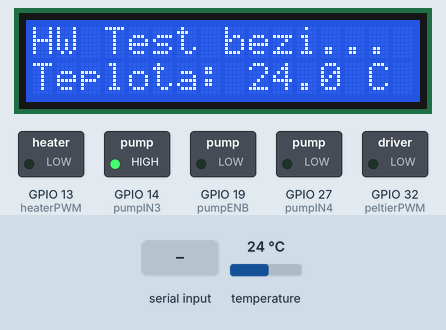
This sketch was run on a simulated ESP32. Shown: 16×2 character LCD, switched loads named in the sketch (green lamp = pin HIGH). The test bench sets the inputs (shaded band); at power-on: temperature 24 °C. What the sketch prints to the serial monitor is not drawn.

Above: at 1.2 s.
1.3 s: "P90\n" received over Serial
At 3.0 s:
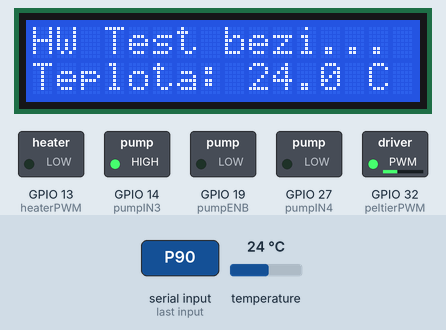
3.5 s: "W90\n" received over Serial
At 4.3 s:
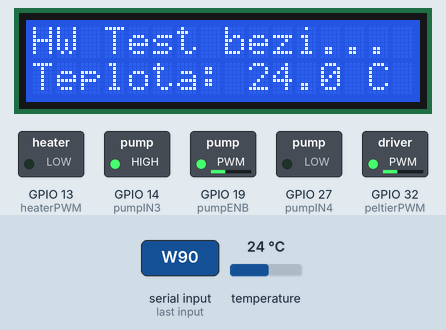
5.5 s: "P,45\n" received over Serial
At 6.8 s:
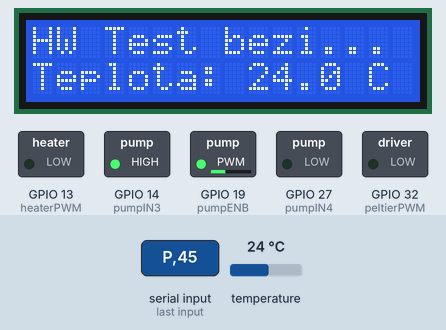
7.4 s: "H90\n" received over Serial
At 9.1 s:
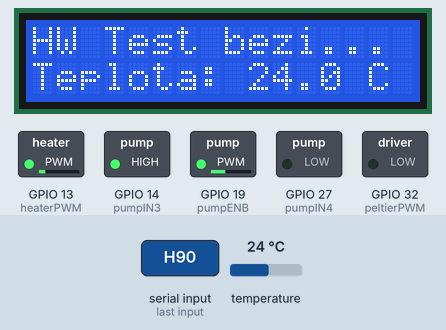
9.4 s: temperature set to 12 °C
At 10.4 s:
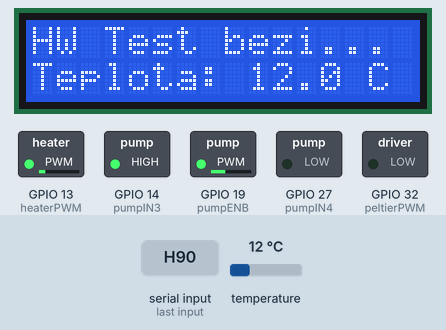
11.2 s: "W,45\n" received over Serial
At 13.1 s:
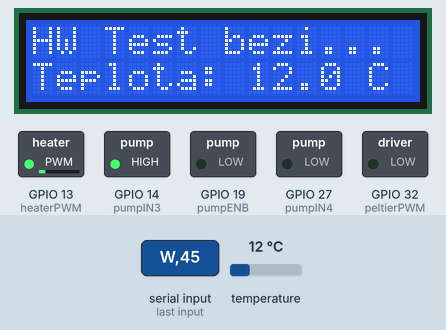
Timing chart, 0 to 14.3 s (numbered marks = the images above; inputs shaded):
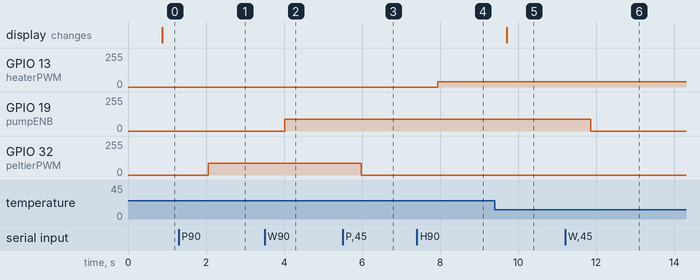

Measured:
- after the input at 1.3 s, GPIO 32 (peltierPWM): 0/255 → 90/255 after 0.75 s
- after the input at 3.5 s, GPIO 19 (pumpENB): 0/255 → 90/255 after 0.52 s
- after the input at 5.5 s, GPIO 32 (peltierPWM): 90/255 → 0/255 after 0.48 s
- after the input at 7.4 s, GPIO 13 (heaterPWM): 0/255 → 40/255 after 0.54 s
- after the input at 9.4 s, the display: changes after 0.30 s (image 5)
- after the input at 11.2 s, GPIO 19 (pumpENB): 90/255 → 0/255 after 0.66 s

The sketch:

arduinoMeranie.ino
```cpp
#include <Wire.h>
#include <LiquidCrystal_I2C.h> // Pridaná knižnica pre I2C LCD
#include <OneWire.h>
#include <DallasTemperature.h>

// ================= PINY =================
const int ONE_WIRE_BUS = 23;  // DS18B20 senzor
const int peltierPWM   = 32;  // MOSFET Peltier (Zmenené z 34 na bezpečný pin 32)
const int heaterPWM    = 13;  // MOSFET Ohrev

// Piny pre L298N (Pumpa)
const int pumpENB = 19;       // PWM rýchlosť pumpy
const int pumpIN3 = 14;       // Smer 1
const int pumpIN4 = 27;       // Smer 2

// ================= OBJEKTY =================
OneWire oneWire(ONE_WIRE_BUS);
DallasTemperature sensors(&oneWire);

// Nastavenie displeja (Adresa 0x27, 16 stĺpcov, 2 riadky)
// Ak by displej nesvietil, skús adresu 0x3F
LiquidCrystal_I2C lcd(0x27, 16, 2);

// Premenné pre udržiavanie hodnôt výkonu
int peltier_pwm = 0;
int pump_pwm = 0;
int heater_pwm = 0;

void setup() {
  Serial.begin(115200);
  sensors.begin();

  // Inicializácia LCD displeja
  lcd.init();
  lcd.backlight();
  lcd.setCursor(0, 0);
  lcd.print("HW Test bezi..."); // Text v prvom riadku

  // Nastavenie pinov ako výstupy
  pinMode(peltierPWM, OUTPUT);
  pinMode(heaterPWM, OUTPUT);
  pinMode(pumpENB, OUTPUT);
  pinMode(pumpIN3, OUTPUT);
  pinMode(pumpIN4, OUTPUT);

  // Nastavenie smeru toku vody (H-mostík)
  digitalWrite(pumpIN3, HIGH);
  digitalWrite(pumpIN4, LOW);

  // Na začiatku všetko vypneme pre istotu
  analogWrite(peltierPWM, 0);
  analogWrite(heaterPWM, 0);
  analogWrite(pumpENB, 0);
}

void loop() {
  // 1. ČÍTANIE PRÍKAZOV Z POČÍTAČA (Serial Plotter / Monitor)
  if (Serial.available() > 0) {
    String input = Serial.readStringUntil('\n');
    input.trim(); // Odstráni medzery a skryté znaky

    if (input.startsWith("P")) {
      peltier_pwm = input.substring(1).toInt();
    }
    else if (input.startsWith("W")) {
      pump_pwm = input.substring(1).toInt();
    }
    else if (input.startsWith("H")) {
      heater_pwm = input.substring(1).toInt();
    }
  }

  // BEZPEČNOSTNÝ LIMIT PRE OHREV (na 12V nesmie ísť vysoko!)
  if (heater_pwm > 40) {
    heater_pwm = 40;
  }

  // 2. APLIKOVANIE VÝKONU NA HARDVÉR
  analogWrite(peltierPWM, peltier_pwm);
  analogWrite(pumpENB, pump_pwm);
  analogWrite(heaterPWM, heater_pwm);

  // 3. MERANIE TEPLOTY
  sensors.requestTemperatures();
  float temp = sensors.getTempCByIndex(0);

  // 4. VÝPIS NA LCD DISPLEJ
  lcd.setCursor(0, 1); // Nastavenie na začiatok druhého riadku
  lcd.print("Teplota: ");
  lcd.print(temp, 1);  // Vypíše teplotu s 1 desatinným miestom (napr. 25.4)
  lcd.print(" C  ");   // Medzery na konci zmažú staré znaky, ak by teplota klesla z 10 na 9

  // 5. VÝPIS PRE SERIAL PLOTTER (Sériový ploter)
  Serial.print("Teplota_x10:");
  Serial.print(temp * 10.0);

  Serial.print(" Peltier:");
  Serial.print(peltier_pwm);

  Serial.print(" Pumpa:");
  Serial.print(pump_pwm);

  Serial.print(" Ohrev:");
  Serial.println(heater_pwm); // Posledný výpis musí byť println!

  // Rýchlosť "filmu" (graf sa posunie 5-krát za sekundu)
  delay(200);
}
```
